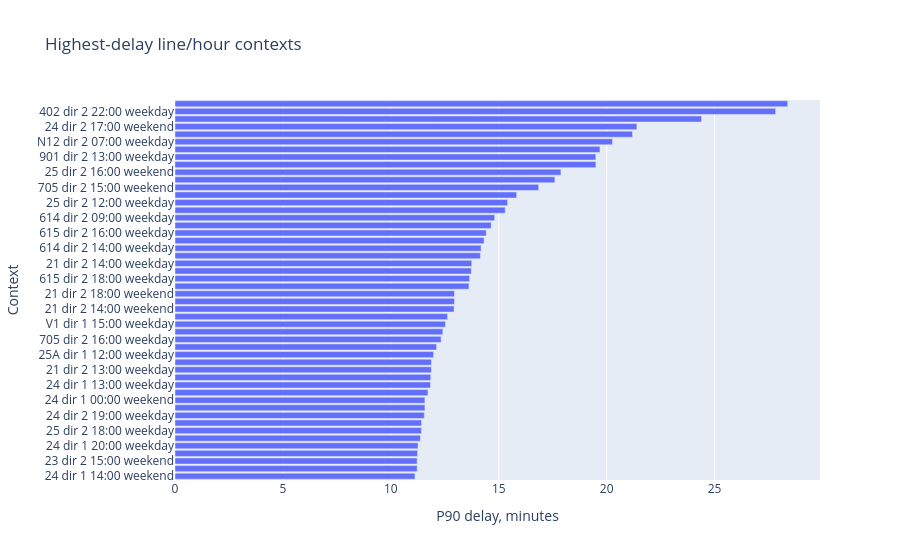

The code cell stored with this chart in its notebook:
### Code cell
if metrics.is_empty():
    print("No matching observations found.")
else:
    chart_data = metrics.with_columns(
        (
            pl.col("line_ref")
            + pl.lit(" dir ")
            + pl.col("direction_ref").fill_null("?")
            + pl.lit(" ")
            + pl.col("hour_local")
            + pl.lit(" ")
            + pl.col("day_type")
        ).alias("context")
    )
    fig = px.bar(
        chart_data.sort("p90_delay_min"),
        x="p90_delay_min",
        y="context",
        orientation="h",
        title="Highest-delay line/hour contexts",
        labels={"context": "Context", "p90_delay_min": "P90 delay, minutes"},
    )
    fig.update_layout(showlegend=False)
    fig.show()

### Figure 1 — Plotly figure (JSON) as saved in the notebook; plotly's stock layout.template omitted (floating-point values rounded to 4 significant figures)
{"data": [{"hovertemplate": "P90 delay, minutes=%{x}<br>Context=%{y}<extra></extra>", "legendgroup": "", "marker": {"color": "#636efa", "pattern": {"shape": ""}}, "name": "", "orientation": "h", "showlegend": false, "textposition": "auto", "type": "bar", "x": [11.12, 11.22, 11.22, 11.24, 11.26, 11.37, 11.42, 11.42, 11.55, 11.58, 11.58, 11.72, 11.84, 11.85, 11.88, 11.88, 11.98, 12.12, 12.33, 12.41, 12.53, 12.63, 12.93, 12.95, 12.95, 13.62, 13.65, 13.73, 13.75, 14.15, 14.18, 14.32, 14.42, 14.65, 14.81, 15.3, 15.41, 15.83, 16.85, 17.6, 17.88, 19.5, 19.5, 19.69, 20.27, 21.2, 21.4, 24.4, 27.83, 28.39], "xaxis": "x", "y": ["24 dir 1 14:00 weekend", "614 dir 2 08:00 weekday", "23 dir 2 15:00 weekend", "24 dir 2 14:00 weekday", "24 dir 1 20:00 weekday", "42 dir 1 13:00 weekday", "25 dir 2 18:00 weekday", "25A dir 2 17:00 weekday", "24 dir 2 19:00 weekday", "24 dir 1 21:00 weekday", "24 dir 1 00:00 weekend", "722 dir 2 16:00 weekday", "24 dir 1 13:00 weekday", "72 dir 1 16:00 weekday", "21 dir 2 13:00 weekday", "42A dir 2 13:00 weekday", "25A dir 1 12:00 weekday", "25 dir 1 18:00 weekday", "705 dir 2 16:00 weekday", "25A dir 1 15:00 weekend", "V1 dir 1 15:00 weekday", "24 dir 1 18:00 weekday", "21 dir 2 14:00 weekend", "21 dir 2 12:00 weekend", "21 dir 2 18:00 weekend", "25A dir 2 13:00 weekday", "615 dir 2 18:00 weekday", "25 dir 2 16:00 weekday", "21 dir 2 14:00 weekday", "24 dir 1 08:00 weekday", "614 dir 2 14:00 weekday", "41 dir 1 12:00 weekday", "615 dir 2 16:00 weekday", "21 dir 2 16:00 weekend", "614 dir 2 09:00 weekday", "24 dir 1 16:00 weekend", "25 dir 2 12:00 weekday", "24 dir 1 19:00 weekday", "705 dir 2 15:00 weekend", "612 dir 2 15:00 weekday", "25 dir 2 16:00 weekend", "901 dir 2 14:00 weekday", "901 dir 2 13:00 weekday", "615 dir 2 17:00 weekday", "N12 dir 2 07:00 weekday", "25A dir 1 10:00 weekday", "24 dir 2 17:00 weekend", "24 dir 1 17:00 weekend", "402 dir 2 22:00 weekday", "24 dir 1 07:00 weekend"], "yaxis": "y"}], "layout": {"barmode": "relative", "legend": {"tracegroupgap": 0}, "showlegend": false, "title": {"text": "Highest-delay line/hour contexts"}, "xaxis": {"anchor": "y", "domain": [0, 1], "title": {"text": "P90 delay, minutes"}}, "yaxis": {"anchor": "x", "domain": [0, 1], "title": {"text": "Context"}}}}
